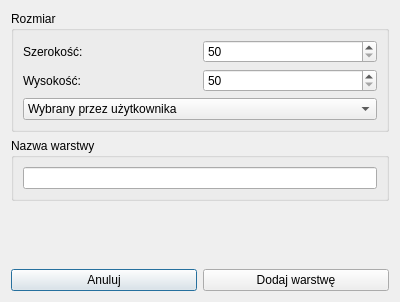
<?xml version="1.0" encoding="UTF-8"?>
<ui version="4.0">
 <class>NewLayerDialog</class>
 <widget class="QDialog" name="NewLayerDialog">
  <property name="geometry">
   <rect>
    <x>0</x>
    <y>0</y>
    <width>400</width>
    <height>302</height>
   </rect>
  </property>
  <property name="windowTitle">
   <string>Dodaj nową warstwę</string>
  </property>
  <layout class="QGridLayout" name="gridLayout_2">
   <item row="2" column="0">
    <spacer name="verticalSpacer">
     <property name="orientation">
      <enum>Qt::Vertical</enum>
     </property>
     <property name="sizeHint" stdset="0">
      <size>
       <width>20</width>
       <height>40</height>
      </size>
     </property>
    </spacer>
   </item>
   <item row="0" column="0">
    <widget class="QGroupBox" name="groupBox">
     <property name="title">
      <string>Rozmiar</string>
     </property>
     <layout class="QGridLayout" name="gridLayout_3">
      <item row="0" column="0">
       <layout class="QGridLayout" name="gridLayout">
        <item row="0" column="0">
         <widget class="QLabel" name="widthLabel">
          <property name="text">
           <string>Szerokość:</string>
          </property>
         </widget>
        </item>
        <item row="1" column="0">
         <widget class="QLabel" name="heightLabel">
          <property name="text">
           <string>Wysokość:</string>
          </property>
         </widget>
        </item>
        <item row="0" column="1">
         <widget class="QSpinBox" name="widthSpinBox">
          <property name="minimum">
           <number>50</number>
          </property>
          <property name="maximum">
           <number>20000</number>
          </property>
         </widget>
        </item>
        <item row="1" column="1">
         <widget class="QSpinBox" name="heightSpinBox">
          <property name="minimum">
           <number>50</number>
          </property>
          <property name="maximum">
           <number>20000</number>
          </property>
         </widget>
        </item>
       </layout>
      </item>
      <item row="1" column="0">
       <widget class="QComboBox" name="sizeComboBox">
        <item>
         <property name="text">
          <string>Wybrany przez użytkownika</string>
         </property>
        </item>
        <item>
         <property name="text">
          <string>Rozmiar płótna</string>
         </property>
        </item>
        <item>
         <property name="text">
          <string>Schowek</string>
         </property>
        </item>
       </widget>
      </item>
     </layout>
    </widget>
   </item>
   <item row="3" column="0">
    <layout class="QHBoxLayout" name="horizontalLayout">
     <item>
      <widget class="QPushButton" name="cancelButton">
       <property name="text">
        <string>Anuluj</string>
       </property>
      </widget>
     </item>
     <item>
      <widget class="QPushButton" name="acceptButton">
       <property name="text">
        <string>Dodaj warstwę</string>
       </property>
      </widget>
     </item>
    </layout>
   </item>
   <item row="1" column="0">
    <widget class="QGroupBox" name="groupBox_2">
     <property name="title">
      <string>Nazwa warstwy</string>
     </property>
     <layout class="QGridLayout" name="gridLayout_4">
      <item row="0" column="0">
       <widget class="QLineEdit" name="layerNameLineEdit"/>
      </item>
     </layout>
    </widget>
   </item>
  </layout>
 </widget>
 <resources/>
 <connections/>
</ui>
